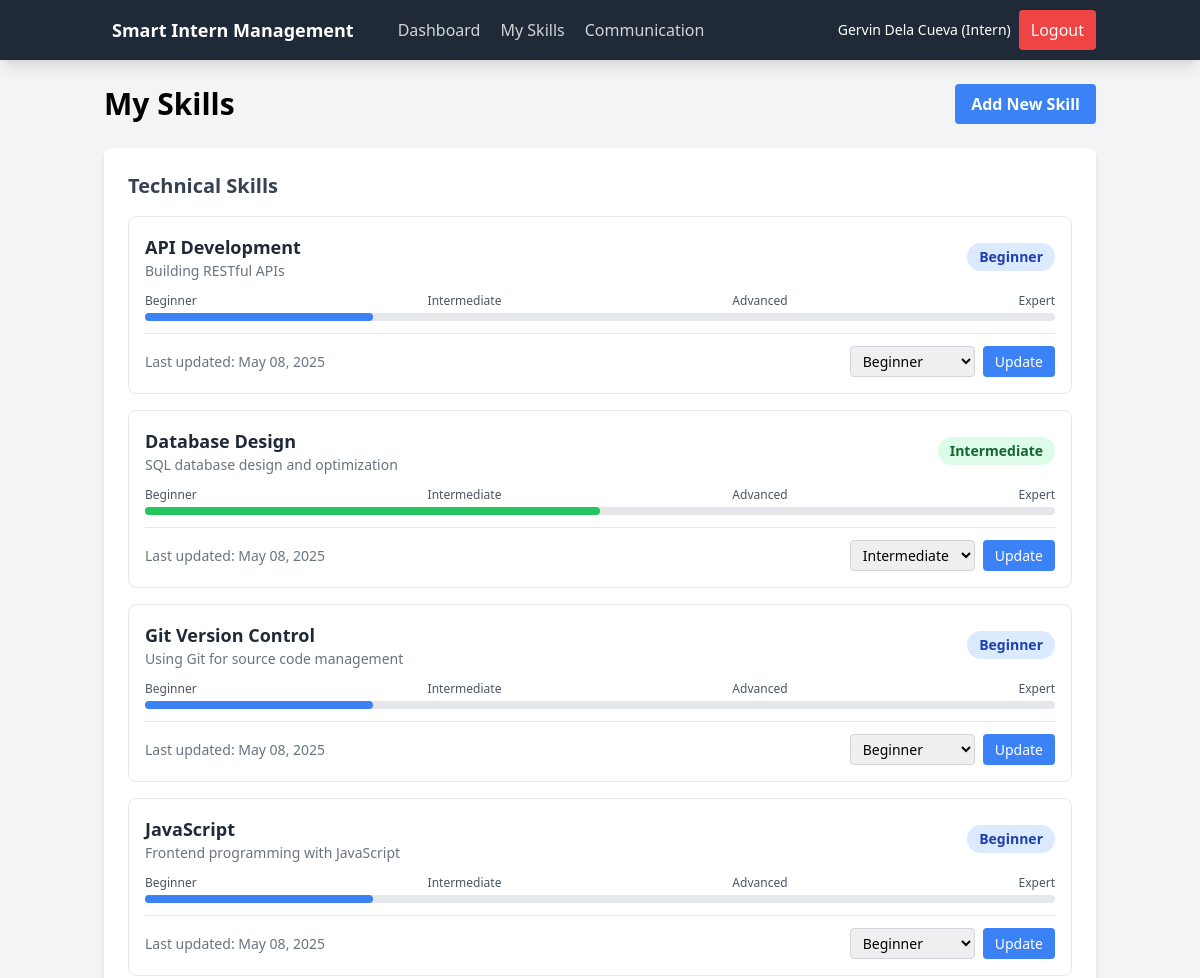
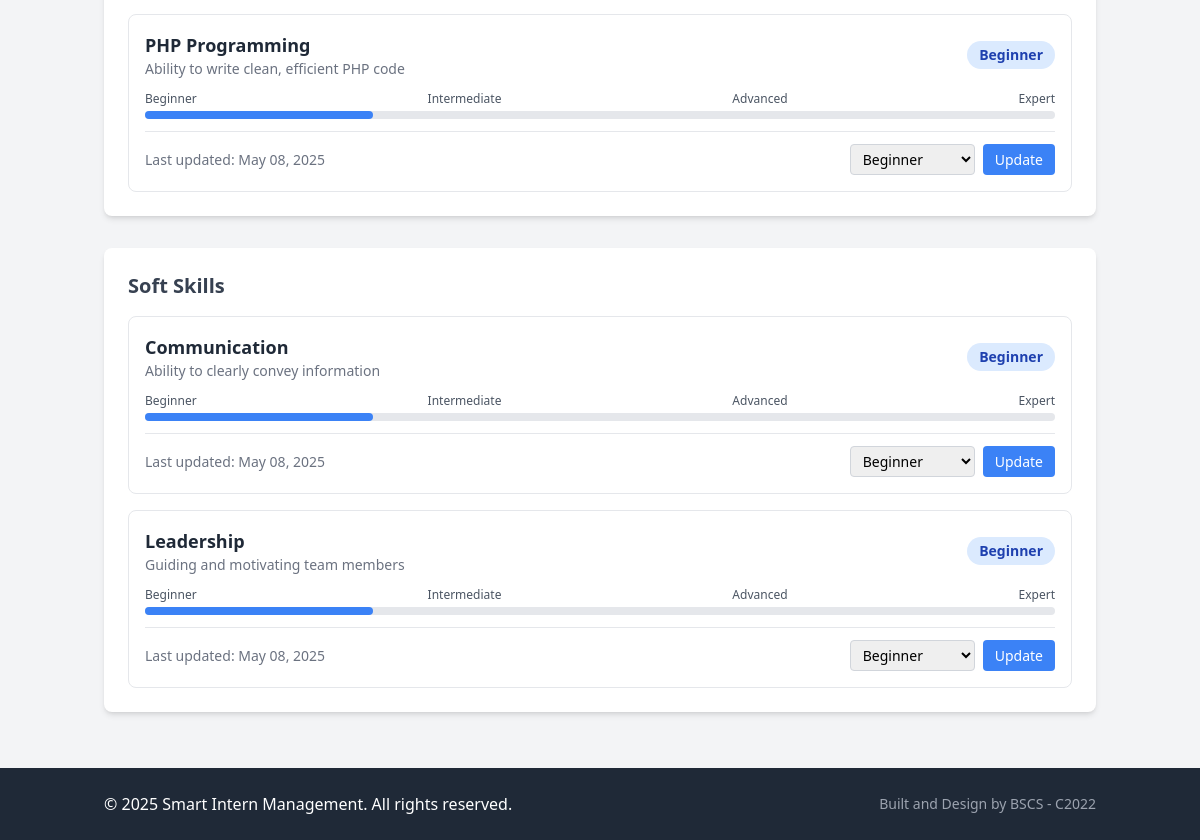
/skills/rename-skills_list.php (signed in), run on the app's committed database (2 pictures, top to bottom).
### tables this page shows
CREATE TABLE `skill_assessments` (
  `id` int(11) NOT NULL,
  `user_id` int(11) NOT NULL,
  `skill_id` int(11) NOT NULL,
  `initial_level` enum('Beginner','Intermediate','Advanced','Expert') NOT NULL,
  `current_level` enum('Beginner','Intermediate','Advanced','Expert') NOT NULL,
  `supervisor_rating` enum('Beginner','Intermediate','Advanced','Expert') DEFAULT NULL,
  `supervisor_id` int(11) DEFAULT NULL,
  `supervisor_comments` text DEFAULT NULL,
  `last_updated` timestamp NOT NULL DEFAULT current_timestamp() ON UPDATE current_timestamp()
);

CREATE TABLE `skills` (
  `id` int(11) NOT NULL,
  `name` varchar(100) NOT NULL,
  `category` enum('technical','soft') NOT NULL,
  `description` text DEFAULT NULL,
  `created_at` timestamp NOT NULL DEFAULT current_timestamp()
);

### includes/functions.php (called while the page is built, shortened)
<?php
function get_user_skills($conn, $user_id) {
    try {
        $stmt = $conn->prepare("
            SELECT sa.*, s.name as skill_name, s.category as skill_category, s.description as skill_description,
                   u.first_name as supervisor_first_name, u.last_name as supervisor_last_name
            FROM skill_assessments sa
            JOIN skills s ON sa.skill_id = s.id
            LEFT JOIN users u ON sa.supervisor_id = u.id
            WHERE sa.user_id = :user_id
            ORDER BY s.category, s.name
        ");
        $stmt->bindParam(':user_id', $user_id);
        $stmt->execute();
        return $stmt->fetchAll(PDO::FETCH_ASSOC);
    } catch(PDOException $e) {
        error_log("Database error: " . $e->getMessage());
        return false;
    }
}
function calculate_level_progress($level) {
    $levels = ['Beginner' => 25, 'Intermediate' => 50, 'Advanced' => 75, 'Expert' => 100];
    return $levels[$level] ?? 0;
}
function get_level_color($level) {
    $colors = [
        'Beginner' => 'blue',
        'Intermediate' => 'green',
        'Advanced' => 'purple',
        'Expert' => 'red'
    ];
    return $colors[$level] ?? 'gray';
}
?>

### skills/rename-skills_list.php (the view, shortened to what this page needs)
<?php
require_once "../includes/functions.php";
$database = new Database();
$conn = $database->getConnection();
$user_id = $_SESSION['user_id'];
$user_skills = get_user_skills($conn, $user_id);
$technical_skills = array_filter($user_skills, function($skill) {
    return $skill['skill_category'] === 'technical';
});
$soft_skills = array_filter($user_skills, function($skill) {
    return $skill['skill_category'] === 'soft';
});
require_once "../includes/header.php";
?>
<div class="flex justify-between items-center mb-6">
    <h1 class="text-3xl font-bold">My Skills</h1>
    <button id="addSkillBtn" class="bg-blue-500 hover:bg-blue-600 text-white font-bold py-2 px-4 rounded transition duration-300">
        Add New Skill
    </button>
</div>
<div class="space-y-8">
    <div class="bg-white rounded-lg shadow-md p-6">
        <h2 class="text-xl font-semibold mb-4 text-gray-700">Technical Skills</h2>
        <?php if (empty($technical_skills)): ?>
            <p class="text-gray-600">No technical skills added yet.</p>
        <?php else: ?>
            <div class="space-y-4">
                <?php foreach ($technical_skills as $skill): ?>
                    <div class="border rounded-lg p-4">
                        <div class="flex flex-col md:flex-row md:justify-between md:items-center mb-2">
                            <div>
                                <h3 class="font-semibold text-lg text-gray-800"><?php echo htmlspecialchars($skill['skill_name']); ?></h3>
                                <p class="text-sm text-gray-500"><?php echo htmlspecialchars($skill['skill_description']); ?></p>
                            </div>
                            <div class="mt-2 md:mt-0">
                                <?php
                                    $level_color = get_level_color($skill['current_level']);
                                    $bg_color = "bg-{$level_color}-100";
                                    $text_color = "text-{$level_color}-800";
                                ?>
                                <span class="px-3 py-1 inline-flex text-sm font-semibold rounded-full <?php echo $bg_color . ' ' . $text_color; ?>">
                                    <?php echo $skill['current_level']; ?>
                                </span>
                            </div>
                        </div>
                        <div class="mt-3">
                            <div class="flex justify-between text-xs text-gray-600 mb-1">
                                <span>Beginner</span>
                                <span>Intermediate</span>
                                <span>Advanced</span>
                                <span>Expert</span>
                            </div>
                            <div class="h-2 bg-gray-200 rounded-full">
                                <?php
                                    $progress = calculate_level_progress($skill['current_level']);
                                    $color = get_level_color($skill['current_level']);
                                ?>
                                <div class="h-2 bg-<?php echo $color; ?>-500 rounded-full" style="width: <?php echo $progress; ?>%"></div>
                            </div>
                        </div>
                        <div class="mt-3 flex justify-between items-center pt-3 border-t border-gray-200">
                            <div class="text-sm">
                                <span class="text-gray-500">Last updated: <?php echo date('M d, Y', strtotime($skill['last_updated'])); ?></span>
                            </div>
                            <form action="update_skill.php" method="POST" class="flex space-x-2">
                                <select name="level" class="text-sm border border-gray-300 rounded py-1 px-2">
                                    <option value="Beginner" <?php echo ($skill['current_level'] === 'Beginner') ? 'selected' : ''; ?>>Beginner</option>
                                    <option value="Intermediate" <?php echo ($skill['current_level'] === 'Intermediate') ? 'selected' : ''; ?>>Intermediate</option>
                                </select>
                                <button type="submit" class="bg-blue-500 hover:bg-blue-600 text-white text-sm py-1 px-3 rounded">
                                    Update
                                </button>
                            </form>
                        </div>
                    </div>
                <?php endforeach; ?>
            </div>
        <?php endif; ?>
    </div>
    <div class="bg-white rounded-lg shadow-md p-6">
        <h2 class="text-xl font-semibold mb-4 text-gray-700">Soft Skills</h2>
        <?php if (empty($soft_skills)): ?>
            <p class="text-gray-600">No soft skills added yet.</p>
        <?php else: ?>
            <div class="space-y-4">
                <?php foreach ($soft_skills as $skill): ?>
                    <div class="border rounded-lg p-4">
                        <div class="flex flex-col md:flex-row md:justify-between md:items-center mb-2">
                            <div>
                                <h3 class="font-semibold text-lg text-gray-800"><?php echo htmlspecialchars($skill['skill_name']); ?></h3>
                                <p class="text-sm text-gray-500"><?php echo htmlspecialchars($skill['skill_description']); ?></p>
                            </div>
                            <div class="mt-2 md:mt-0">
                                <?php
                                    $level_color = get_level_color($skill['current_level']);
                                    $bg_color = "bg-{$level_color}-100";
                                    $text_color = "text-{$level_color}-800";
                                ?>
                                <span class="px-3 py-1 inline-flex text-sm font-semibold rounded-full <?php echo $bg_color . ' ' . $text_color; ?>">
                                    <?php echo $skill['current_level']; ?>
                                </span>
                            </div>
                        </div>
                        <div class="mt-3">
                            <div class="flex justify-between text-xs text-gray-600 mb-1">
                                <span>Beginner</span>
                                <span>Intermediate</span>
                                <span>Advanced</span>
                                <span>Expert</span>
                            </div>
                            <div class="h-2 bg-gray-200 rounded-full">
                                <?php
                                    $progress = calculate_level_progress($skill['current_level']);
                                    $color = get_level_color($skill['current_level']);
                                ?>
                                <div class="h-2 bg-<?php echo $color; ?>-500 rounded-full" style="width: <?php echo $progress; ?>%"></div>
                            </div>
                        </div>
                        <div class="mt-3 flex justify-between items-center pt-3 border-t border-gray-200">
                            <div class="text-sm">
                                <span class="text-gray-500">Last updated: <?php echo date('M d, Y', strtotime($skill['last_updated'])); ?></span>
                            </div>
                            <form action="update_skill.php" method="POST" class="flex space-x-2">
                                <select name="level" class="text-sm border border-gray-300 rounded py-1 px-2">
                                    <option value="Beginner" <?php echo ($skill['current_level'] === 'Beginner') ? 'selected' : ''; ?>>Beginner</option>
                                </select>
                                <button type="submit" class="bg-blue-500 hover:bg-blue-600 text-white text-sm py-1 px-3 rounded">
                                    Update
                                </button>
                            </form>
                        </div>
                    </div>
                <?php endforeach; ?>
            </div>
        <?php endif; ?>
    </div>
</div>
<?php
require_once "../includes/footer.php";
?>

### data on the page
skill_assessments: skill.name "API Development", skill.description "Building RESTful APIs", current_level "Beginner", last_updated "May 08, 2025", level "Beginner"
skill_assessments: skill.name "Database Design", skill.description "SQL database design and optimization", current_level "Intermediate", last_updated "May 08, 2025", level "Intermediate"
skill_assessments: skill.name "Git Version Control", skill.description "Using Git for source code management", current_level "Beginner", last_updated "May 08, 2025", level "Beginner"
skill_assessments: skill.name "JavaScript", skill.description "Frontend programming with JavaScript", current_level "Beginner", last_updated "May 08, 2025", level "Beginner"
skill_assessments: skill.name "PHP Programming", skill.description "Ability to write clean, efficient PHP code", current_level "Beginner", last_updated "May 08, 2025", level "Beginner"
skill_assessments: skill.name "Communication", skill.description "Ability to clearly convey information", current_level "Beginner", last_updated "May 08, 2025", level "Beginner"
skill_assessments: skill.name "Leadership", skill.description "Guiding and motivating team members", current_level "Beginner", last_updated "May 08, 2025", level "Beginner"

### other printed values
$_SESSION['user_name'] "Gervin Dela Cueva"
$_SESSION['user_role'] "Intern"
